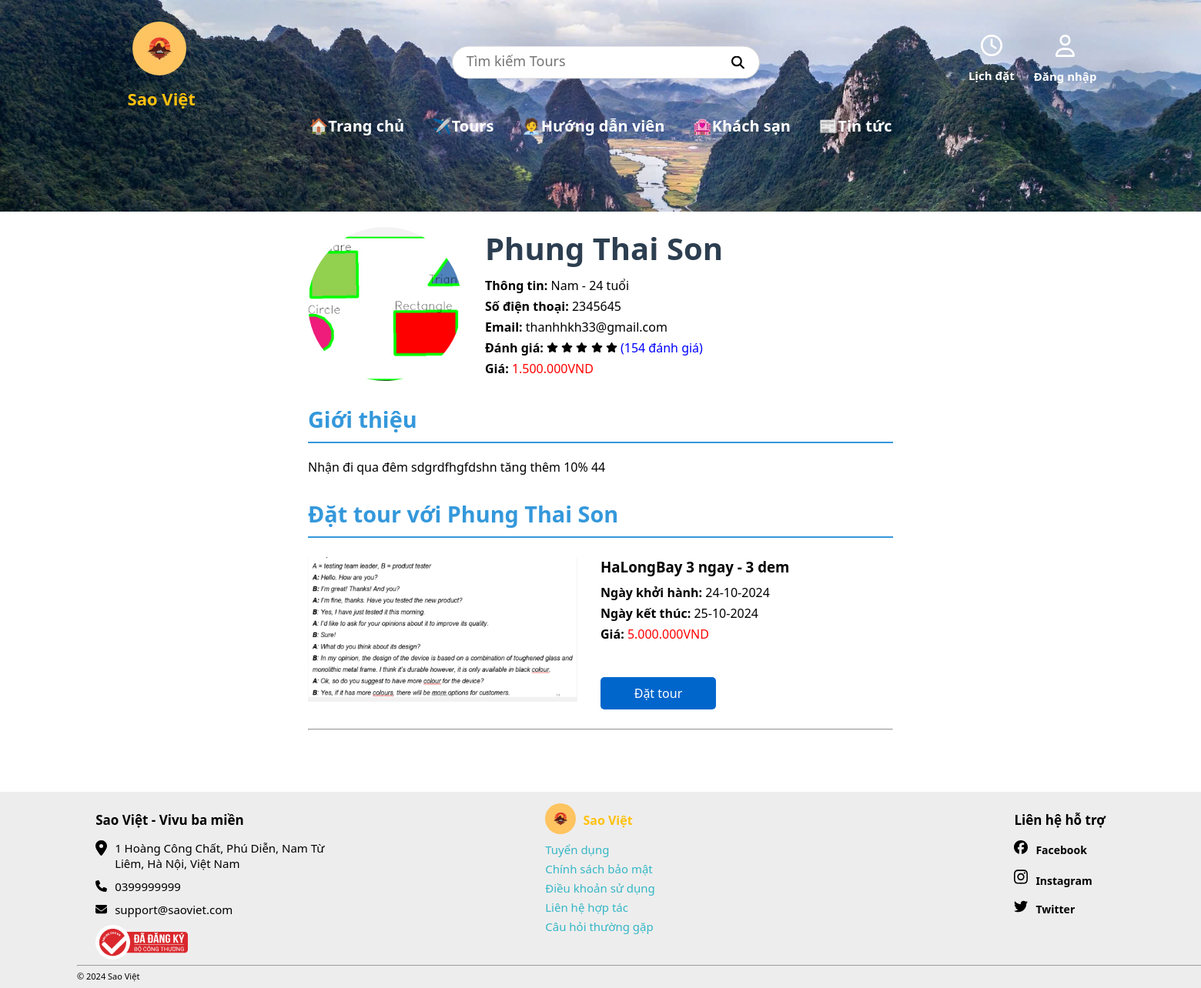
The app's page /index.php?controller=guide&action=detail&id=15 with its own data.
### tables this page shows
CREATE TABLE `huongdanvien` (
  `MaHDV` int(11) NOT NULL,
  `TenHDV` varchar(100) NOT NULL,
  `AnhHDV` varchar(100) NOT NULL,
  `GioiTinh` varchar(10) NOT NULL,
  `NgaySinh` date NOT NULL,
  `SDT` int(10) NOT NULL,
  `Email` varchar(50) NOT NULL,
  `MoTa` text NOT NULL,
  `Gia` varchar(20) NOT NULL,
  `DanhGia` int(5) DEFAULT NULL
);

CREATE TABLE `tour` (
  `MaTour` int(11) NOT NULL,
  `TenTour` varchar(300) NOT NULL,
  `AnhTour` varchar(100) NOT NULL,
  `MoTa` text NOT NULL,
  `Gia` varchar(50) NOT NULL,
  `GioiThieu` text DEFAULT NULL,
  `MaCD` int(5) DEFAULT NULL
);

### Controllers/BaseController.php (called while the page is built, shortened)
<?php
    class BaseController {
        protected function view($viewPath, array $data = []) {
            require(self::VIEW_FORDER_NAME .'/'. str_replace('.', '/', $viewPath).'.php');
        }
    }
?>

### Controllers/guideController.php (called while the page is built, shortened)
<?php
    class guideController extends BaseController {
        public $guideModel;
        public $tourModel;
        public $taskModel;
        public function __construct() {
            $this->guideModel = new guideModel();
            $this->tourModel = new tourModel();
            $this->taskModel = new taskModel();
        }
        public function dataNormalization($list1, $list2, $option)
        {
            $mergedData = [];
            foreach ($list1 as $item1) {
                foreach ($list2 as $item2) {
                    if ($item1->$option == $item2->$option) {
                        $mergedObject = new stdClass();
                        foreach ($item1 as $key => $value) {
                            $mergedObject->$key = $value;
                        }
                        foreach ($item2 as $key => $value) {
                            $mergedObject->$key = $value;
                        }
                        $mergedData[] = $mergedObject;
                    }
                }
            }
            return $mergedData;
        }
        public function detail() {
            $value = $_REQUEST['id'] ?? '';
            $guide = $this->guideModel->getGuide(['*'], "MaHDV", $value);
            $tasks = $this->taskModel->getTask(['*'], "MaHDV", $value);
            $arrayTour = [];
            foreach($tasks as $task) {
                $tours = $this->tourModel->getTour(['*'], "MaTour", $task->MaTour);
                if(!empty($tours)) {
                    $arrayTour[] = $this->dataNormalization($tasks, $tours, "MaTour");
                }
            }
            return $this->view("guide.detail",[
                'guide' => $guide,
                'tours' => $arrayTour
            ]);
        }
    }

### Core/Database.php (called while the page is built, shortened)
<?php
class Database
{
    public function connect()
    {
        $connect = mysqli_connect(self::HOST, self::USER, self::PASS, self::DB_NAME);
        mysqli_set_charset($connect, 'utf8');
        return $connect;
    }
}

### Models/BaseModel.php (called while the page is built, shortened)
<?php
class BaseModel extends Database {
    protected $connect;
    public function __construct() {
        $this->connect = $this->connect();
    }
    public function getOption($table, $select = ['*'], $id, $option) {
        $columns = implode(', ', $select);
        $sql = "SELECT {$columns} FROM {$table} WHERE {$id} = '{$option}'";
        $query = $this->_query($sql);
        $data = [];
        while ($row = mysqli_fetch_object($query)) {
            array_push($data, $row);
        }
        return $data;
    }
    private function _query($sql) {
        return mysqli_query($this->connect, $sql);
    }
}

### Models/guideModel.php (called while the page is built, shortened)
<?php
    class guideModel extends BaseModel {
        public function getGuide($columns = ['*'], $id, $value) {
            return $this->getOption(self::TABLE, $columns, $id, $value);
        }
    }

### Models/taskModel.php (called while the page is built, shortened)
<?php
    class TaskModel extends BaseModel {
        public function getTask($columns = ['*'], $id, $value) {
            return $this->getOption(self::TABLE, $columns, $id, $value);
        }
    }
?>

### Models/tourModel.php (called while the page is built, shortened)
<?php
    class tourModel extends BaseModel {
        public function getTour($columns = ['*'], $id, $value) {
            return $this->getOption(self::TABLE, $columns, $id, $value);
        }
    }
?>

### Views/guide/detail.php (the view)
<main class="guide-detail">
    <div class="guide-profile">
        <img src="./Admin/public/img/guide/<?=$guide[0]->AnhHDV?>" alt="anh hdv" class="guide-image">
        <div class="guide-info">
            <h1><?=$guide[0]->TenHDV?></h1>
            <p><strong>Thông tin:</strong> <?=$guide[0]->GioiTinh?> -
                <?php
                    $ngaySinh = new DateTime($guide[0]->NgaySinh);
                    $ngayHienTai = new DateTime();
                    $tuoi = $ngayHienTai->diff($ngaySinh)->y;
                    echo $tuoi;
                ?>
                tuổi
            </p>
            <p><strong>Số điện thoại:</strong> <?=$guide[0]->SDT?></p>
            <p><strong>Email:</strong> <?=$guide[0]->Email?></p>
            <p><strong>Đánh giá:</strong> <span id="evaluate"><?=$guide[0]->DanhGia?></span></p>
            <p><strong>Giá:</strong> <span style="color: red;"><?=$guide[0]->Gia?>VND</span></p>
        </div>
    </div>
    <section class="guide-description">
        <h2>Giới thiệu</h2>
        <p><?=$guide[0]->MoTa?></p>
    </section>
    <section class="guide-booking">
        <h2>Đặt tour với <?=$guide[0]->TenHDV?></h2>
        <?php foreach($tours as $item):?>
            <?php foreach($item as $index => $value):?>
                <div class="tour-infor">
                    <a href="index.php?controller=tour&action=detail&id=<?=$value->MaTour?>">
                        <img src="./Admin/public/img/tour/<?=$value->AnhTour?>" alt="anh" id="tour-image">
                    </a>
                    <h3><?=$value->TenTour?></h3></p>
                    <p><b>Ngày khởi hành: </b><?=date('d-m-Y', strtotime($value->NgayKH))?></p>
                    <p><b>Ngày kết thúc: </b><?=date('d-m-Y', strtotime($value->NgayKT))?></p>
                    <p id="tour-cost"><strong>Giá:</strong> <span style="color: red;"><?=$value->Gia?>VND</span></p>
                    <a href="index.php?controller=calendarContent&action=index&idTour=<?=$value->MaTour?>&idGuide=<?=$guide[0]->MaHDV?>"><button class="book-button">Đặt tour</button></a>
                </div>
                <hr>
            <?php endforeach;?>
        <?php endforeach;?>
    </section>
</main>

### records on screen
huongdanvien: AnhHDV (picture), TenHDV "Phung Thai Son", GioiTinh "Nam", SDT "2345645", Email "thanhhkh33@gmail.com", Gia "1.500.000", MoTa "Nhận đi qua đêm sdgrdfhgfdshn tăng thêm 10% 44"
tour: AnhTour (picture), TenTour "HaLongBay 3 ngay - 3 dem", NgayKH "24-10-2024", NgayKT "25-10-2024", Gia "5.000.000"
